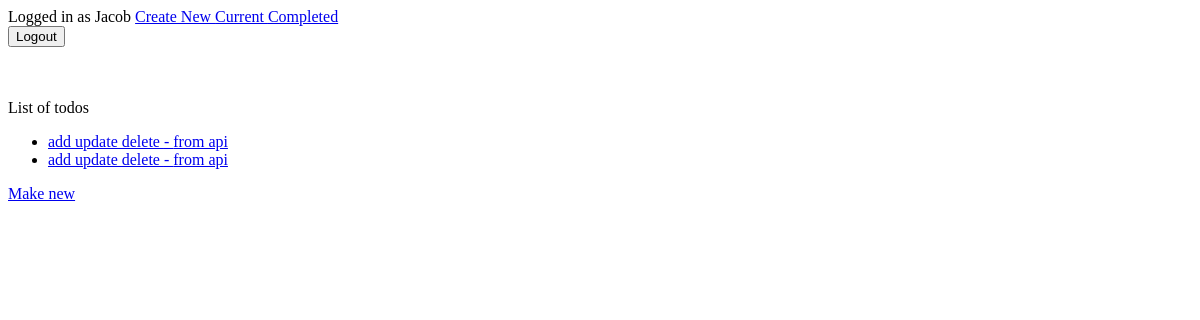
Before: /current/ (signed in) with the older database file.
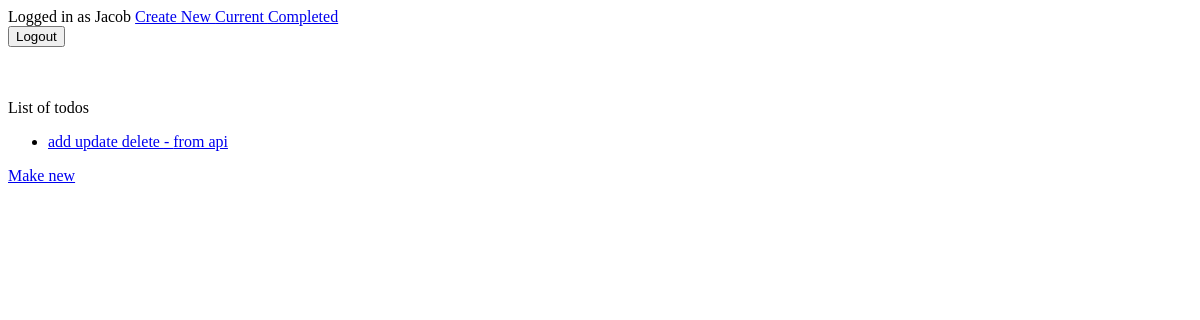
After: the same page with the newer database file.
### todo/models.py (models this page shows, shortened)
class Todo(models.Model):
    title = models.CharField(max_length=100)
    memo = models.TextField(blank=True)
    created = models.DateTimeField(auto_now_add=True)
    datecompleted = models.DateTimeField(null=True, blank=True)
    important = models.BooleanField(default=False)
    user = models.ForeignKey(User, on_delete=models.CASCADE)

### todo/views.py (the view)
# urls.py: path('current/', views.currenttodos, name="currenttodos"),
@login_required
def currenttodos(request):
    todos = Todo.objects.filter(user=request.user, datecompleted__isnull=True)
    return render(request, 'todo/currenttodos.html', {'todos':todos})

### todo/templates/todo/currenttodos.html
{% extends 'todo/base.html' %}
{% block content %}
List of todos
<ul>
{% for todo in todos %}
  <li>
    <a href="{% url 'viewtodo' todo.id %}">
    {% if todo.important %}<b> {% endif %} {{ todo.title }} {% if todo.important %}</b> {% endif %}
    {% if todo.memo %} - {{ todo.memo }} {% endif %}
  </a>
  </li>
  {% endfor %}
</ul>
<a href="{% url 'createtodos' %}">Make new</a>
{% endblock %}

Changed rows visible on the page:
no longer on this page (row edited): Todo: title "add update delete", memo "from api"
